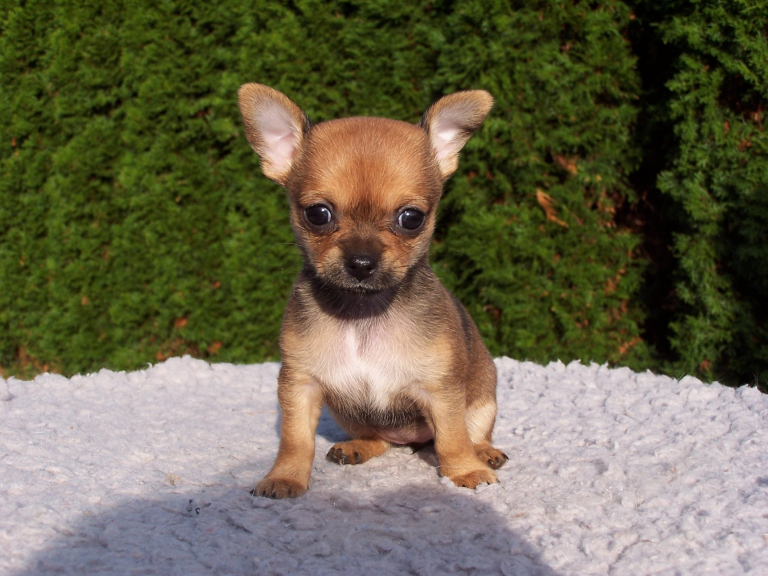
#> input picture 01 Open CV Basic/images/dog3.jpg, 2304 x 1728 px (shown at 1/3 size)
$ python '01 이미지 출력.py'
#> lines starting #> are read from the running program, lines starting #| are printed output that depends on the picture
#0. OpenCV 모듈 설치
#pip install opencv-python

#1. OpenCV 모듈 사용
import cv2

#(실습1) 이미지 출력
#2. 이미지파일 읽어오기
img= cv2.imread('images/dog3.jpg')
#> img is the input picture: shape (1728, 2304, 3); mean B, G, R 77.7, 101.6, 106.3

#3. 이미지를 새창(윈도우)에 표시하기
cv2.imshow('dog image', img)

#4. 사용자가 키보드의 아무 키나 누를 때까지 대기.
cv2.waitKey(3000) #3000ms
cv2.waitKey(0) #무한 대기

#5. 모든 윈도우를 닫아라.
cv2.destroyAllWindows()

#(실습1-1) window 창의 크기 조절하기
cv2.namedWindow('image', cv2.WINDOW_NORMAL)
cv2.resizeWindow('image', 800, 600) #윈도우 제목,가로,세로
cv2.imshow('image', img)
cv2.waitKey(0)
cv2.destroyAllWindows()

#(실습2) 이미지를 읽어들일 때 읽기 옵션 적용
img1= cv2.imread('images/cat.png', cv2.IMREAD_COLOR) #컬러 이미지로 읽어오기. 단, 투명영역은 무시(기본값)
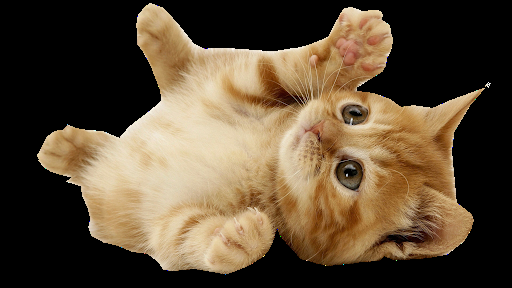
#> input picture 01 Open CV Basic/images/cat.png, 512 x 288 px
#> img1 is the input picture: shape (288, 512, 3); mean B, G, R 55, 76.8, 93.7
img2= cv2.imread('images/cat.png', cv2.IMREAD_GRAYSCALE) #흑백 이미지
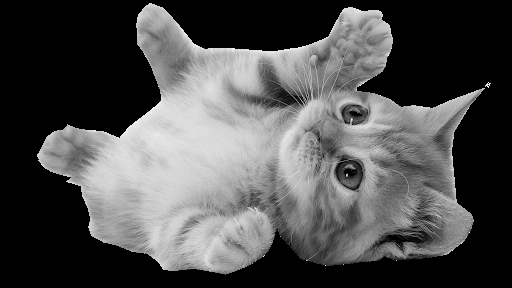
#> img2: shape (288, 512); min 0, max 255, mean 79.1
img3= cv2.imread('images/cat.png', cv2.IMREAD_UNCHANGED) #원래 그림의 채널정보 그대로. 투명영역까지 포함

cv2.imshow('color image', img1)
cv2.imshow('gray image', img2)
cv2.imshow('unchanged image', img3)

cv2.waitKey(0)
cv2.destroyAllWindows()

#(실습3) shope
img= cv2.imread('images/dog3.jpg')
print(img.shape) #(높이, 너비, 채널)
#| (1728, 2304, 3)

img = cv2.imread('images/cat.png', cv2.IMREAD_UNCHANGED)
print(img.shape)
#| (288, 512, 4)
